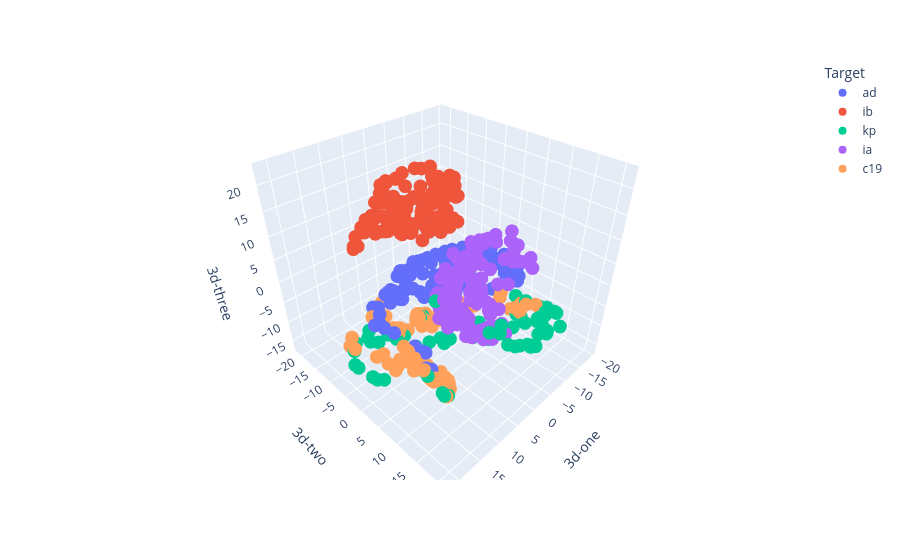

Write notebook code for a chart like this one.
### Code cell
fig = px.scatter_3d(df_red.sample(500, random_state=0), x='3d-one', y='3d-two', z = '3d-three',
              color='Target', hover_data=['Target'])

fig.show()
